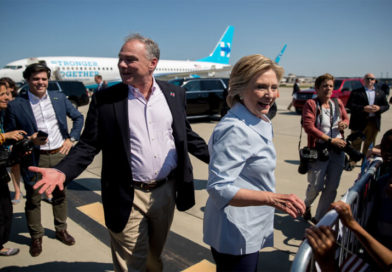
//> input picture fpga/sw/apps/ev/crowdcounting/test_img/6.jpg, 392 x 272 px
$ ./face_detect   (built with g++ and OpenCV 4)
//> lines starting //> are read from the running program, lines starting //| are printed output that depends on the picture; after the words box and inside, x2 and y2 are one past the last pixel; in counts of white or black regions, pixels touching at a corner belong together
#include "opencv2/objdetect/objdetect.hpp"
#include "opencv2/highgui/highgui.hpp"
#include "opencv2/imgproc/imgproc.hpp"

#include <iostream>
#include <stdio.h>

using namespace std;
using namespace cv;

/* Prototype */
void detectAndDisplay( Mat frame );

/* Cascade Var */
String face_cascade_name = "haarcascade_upperbody.xml";
/* String eyes_cascade_name = "haarcascade_eye_tree_eyeglasses.xml"; */
CascadeClassifier face_cascade;
/* CascadeClassifier eyes_cascade; */
string window_name = "Capture - Face detection";
RNG rng(12345);

int main( int argc, const char** argv ) {
    /* CvCapture* capture; */
    /* get img */
    Mat frame;

    //Load the cascades
    if( !face_cascade.load( face_cascade_name ) ) {
        printf("--(!)Error loading\n"); return -1;
    };

    // [6 lines of commented-out code are left out]

    if( true ) {
        while( true ) {
            /* frame = cvQueryFrame( capture ); */
            frame = imread("test_img/6.jpg");
//> frame is the input picture: 272 rows x 392 cols, CV_8UC3; mean B, G, R 103.4, 98.1, 94.9

            //Apply the classifier to the frame
            if( !frame.empty() ) {
                detectAndDisplay( frame );
            } else {
                printf(" --(!) No captured frame -- Break!");
                break;
            }

            int c = waitKey(10);

            if( (char)c == 'c' ) {
                break;
            }
        }
    }
    return 0;
}

void detectAndDisplay( Mat frame ) {
    std::vector<Rect> faces;
    Mat frame_gray;

    cvtColor( frame, frame_gray, CV_BGR2GRAY );
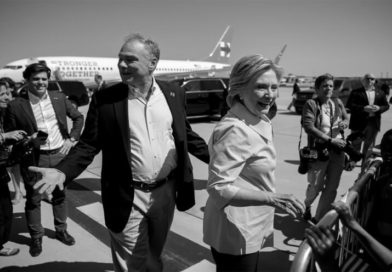
//> frame_gray: 272 rows x 392 cols, CV_8UC1; min 0, max 255, mean 97.8
    equalizeHist( frame_gray, frame_gray );
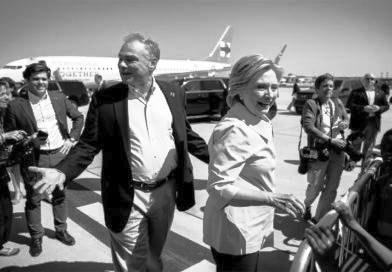
//> frame_gray: 272 rows x 392 cols, CV_8UC1; min 0, max 255, mean 123.3

    // Detect faces
    face_cascade.detectMultiScale( frame_gray, faces, 1.1, 2, 0|CV_HAAR_SCALE_IMAGE, Size(30, 30) );
//> faces = empty

    for( size_t i = 0; i < faces.size(); i++ ) {
        Point center( faces[i].x + faces[i].width*0.5, faces[i].y + faces[i].height*0.5 );
        ellipse( frame, center, Size( faces[i].width*0.5, faces[i].height*0.5), 0, 0, 360, Scalar( 255, 0, 255 ), 4, 8, 0 );

        Mat faceROI = frame_gray( faces[i] );
        // [10 lines of commented-out code are left out]
    }
//> this loop made 0 passes
//> the Esc key is pressed

    //show img
    imshow( window_name, frame );
    /* imwrite("Result/frame2.jpg", frame); */
}

$ run again, with fpga/sw/apps/ev/crowdcounting/test_img/1.jpg copied over fpga/sw/apps/ev/crowdcounting/test_img/6.jpg
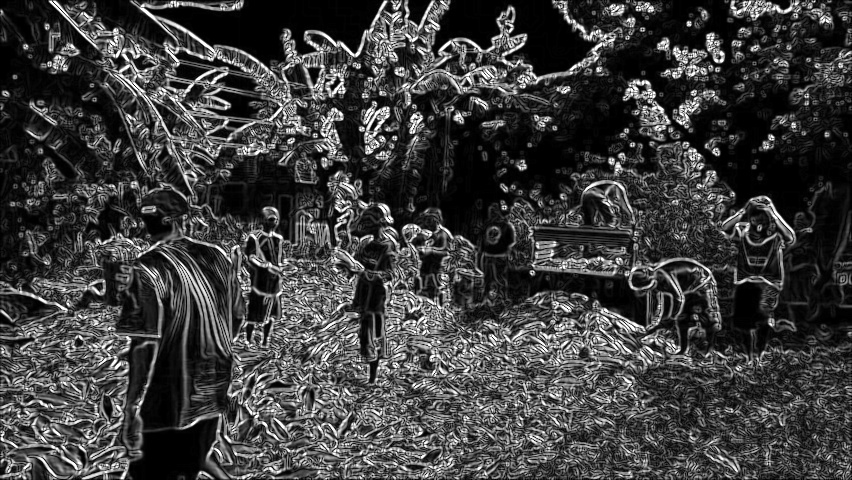
//> input picture fpga/sw/apps/ev/crowdcounting/test_img/1.jpg, 852 x 480 px
//> frame is the input picture: 480 rows x 852 cols, CV_8UC3; min 0, max 255, mean 62.4
//> in detectAndDisplay, `equalizeHist( frame_gray, frame_gray );`:
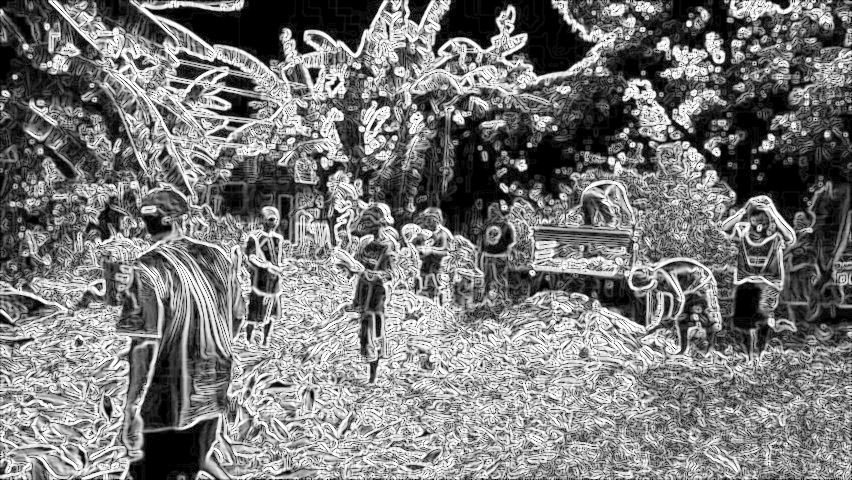
//> frame_gray: 480 rows x 852 cols, CV_8UC1; min 0, max 255, mean 121.7
//> faces = 1 Rect (x, y, width, height): [698, 262, 92, 75]
//> the loop in detectAndDisplay, `for( size_t i = 0; i < faces.size(); i++ )` made 1 pass
//> center on pass 1: Point(744, 299)
//> after the loop in detectAndDisplay, `for( size_t i = 0; i < faces.size(); i++ )`:
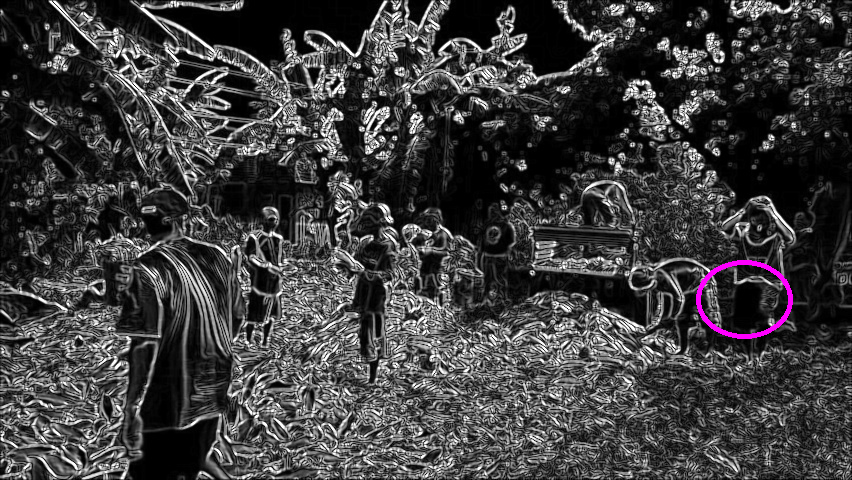
//> frame: 480 rows x 852 cols, CV_8UC3; 0.32% of pixels changed, all inside (x1, y1, x2, y2) = (696, 260, 793, 339)

$ run again, with fpga/sw/apps/ev/crowdcounting/test_img/10.jpg copied over fpga/sw/apps/ev/crowdcounting/test_img/6.jpg
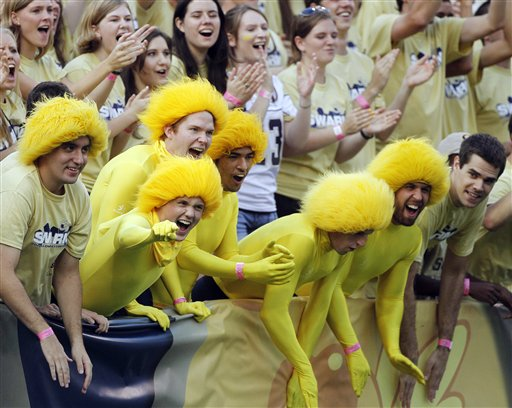
//> input picture fpga/sw/apps/ev/crowdcounting/test_img/10.jpg, 512 x 408 px
//> frame is the input picture: 408 rows x 512 cols, CV_8UC3; mean B, G, R 87.8, 129.9, 138.3
//> in detectAndDisplay, `cvtColor( frame, frame_gray, CV_BGR2GRAY );`:
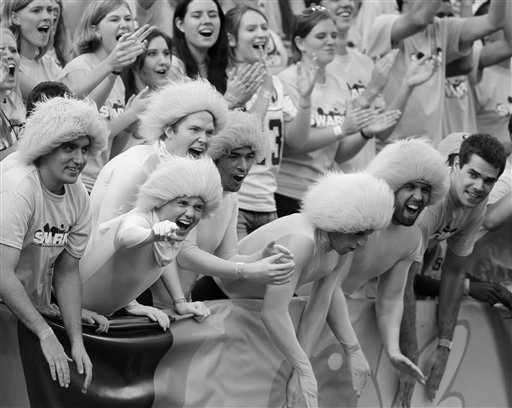
//> frame_gray: 408 rows x 512 cols, CV_8UC1; min 0, max 254, mean 127.6
//> in detectAndDisplay, `equalizeHist( frame_gray, frame_gray );`:
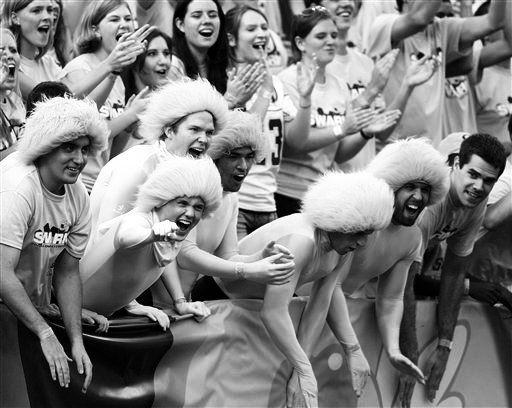
//> frame_gray: 408 rows x 512 cols, CV_8UC1; min 0, max 255, mean 128.1
//> faces = empty

$ run again, with fpga/sw/apps/ev/crowdcounting/test_img/11.jpg copied over fpga/sw/apps/ev/crowdcounting/test_img/6.jpg
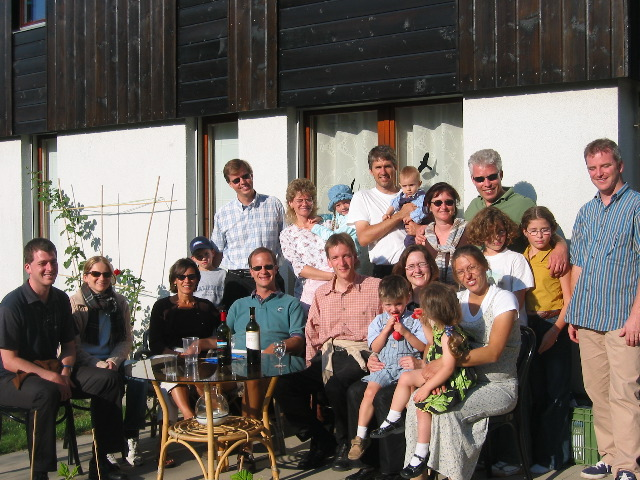
//> input picture fpga/sw/apps/ev/crowdcounting/test_img/11.jpg, 640 x 480 px
//> frame is the input picture: 480 rows x 640 cols, CV_8UC3; mean B, G, R 95.6, 101.7, 110.3
//> in detectAndDisplay, `equalizeHist( frame_gray, frame_gray );`:
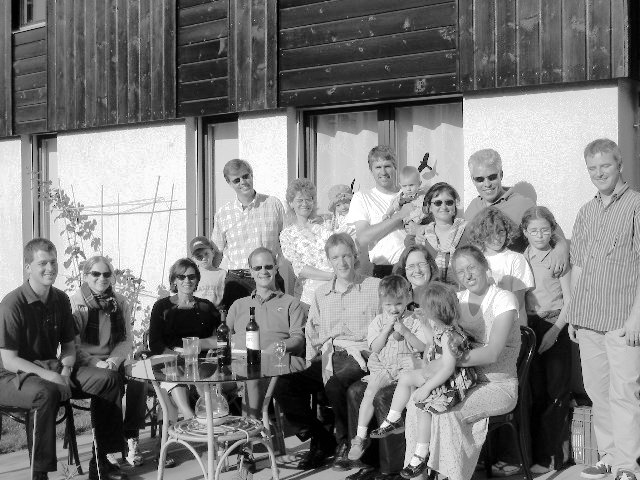
//> frame_gray: 480 rows x 640 cols, CV_8UC1; min 0, max 255, mean 128.3
//> faces = 3 Rects (x, y, width, height): [462, 124, 49, 40], [537, 313, 50, 41], [70, 258, 69, 56]
//> the loop in detectAndDisplay, `for( size_t i = 0; i < faces.size(); i++ )` made 3 passes
//> center on passes 1 to 3: Point(486, 144), Point(562, 333), Point(104, 286)
//> after the loop in detectAndDisplay, `for( size_t i = 0; i < faces.size(); i++ )`:
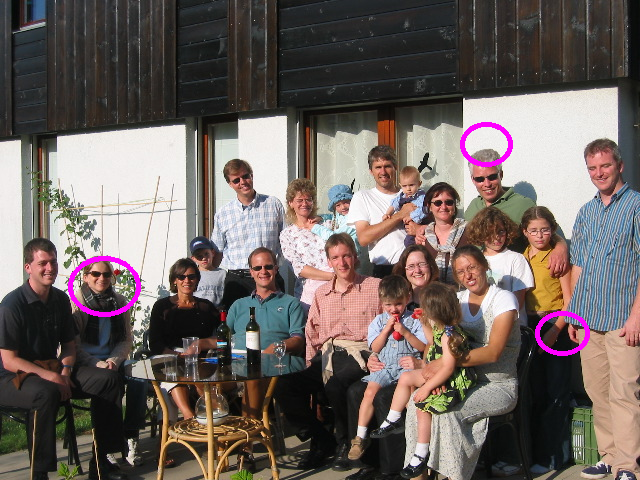
//> frame: 480 rows x 640 cols, CV_8UC3; 0.76% of pixels changed, all inside (x1, y1, x2, y2) = (68, 122, 590, 356)
